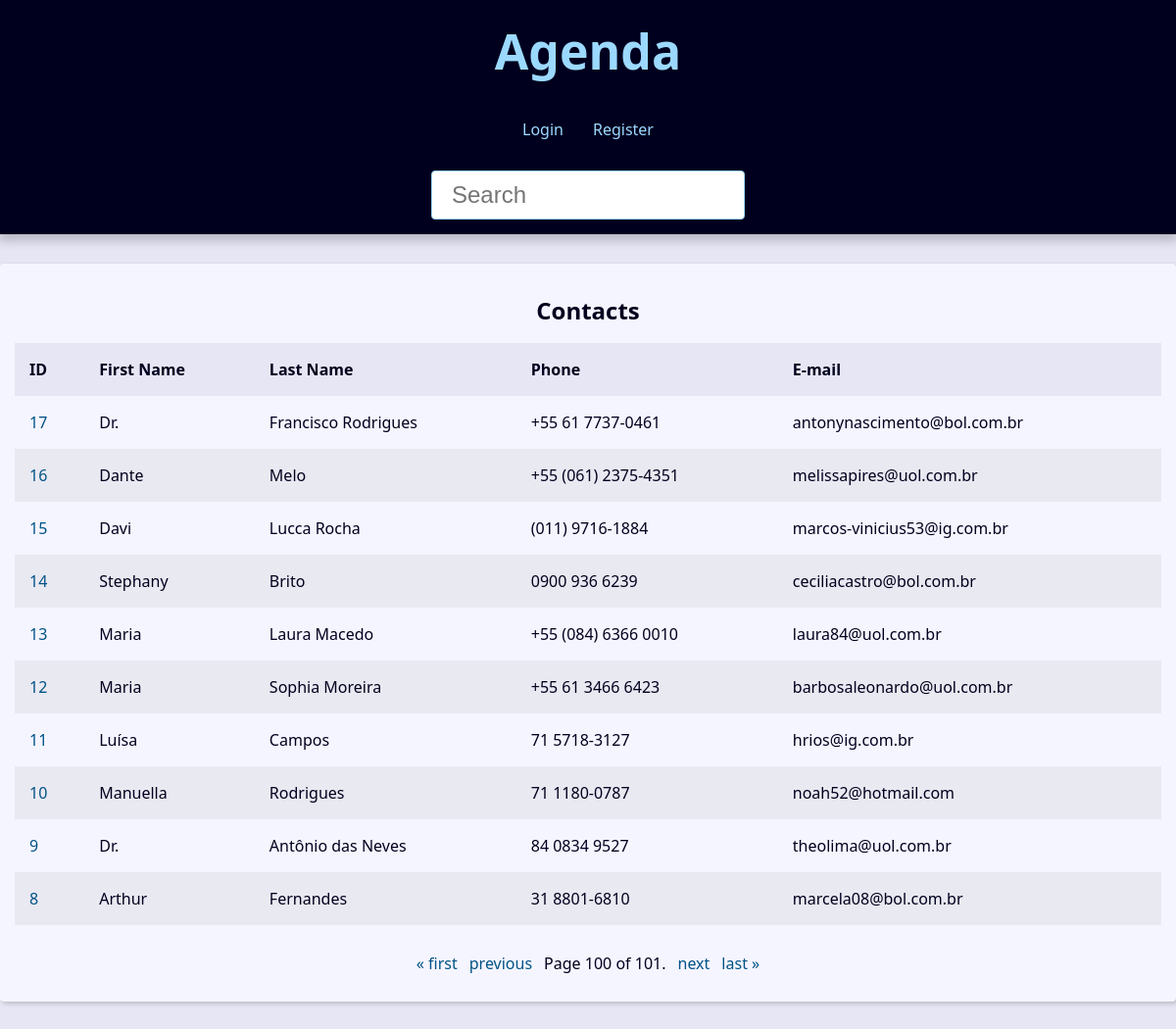
Page /?page=100&q= on the committed database.
### contact/models.py (models this page shows, shortened)
class Contact(models.Model):
    first_name = models.CharField(max_length=50)
    last_name = models.CharField(max_length=50, blank=True)
    phone = models.CharField(max_length=50)
    email = models.EmailField(max_length=254, blank=True)
    created_date = models.DateTimeField(default=timezone.now)
    description = models.TextField(blank=True)
    show = models.BooleanField(default=True)
    picture = models.ImageField(blank=True, null=True, upload_to='pictures/%Y/%m/')
    category = models.ForeignKey(
        Category,
        on_delete=models.SET_NULL,
        blank=True, null=True
    )
    owner = models.ForeignKey(
        User,
        on_delete=models.SET_NULL,
        blank=True, null=True
    )

### contact/views/contact_views.py (the view)
# urls.py: path('', views.index, name='index'),
def index(request):
    contacts = Contact.objects \
        .filter(show=True)\
        .order_by('-id')
    paginator = Paginator(contacts, 10)
    page_number = request.GET.get("page")
    page_obj = paginator.get_page(page_number)
    context = {
        'page_obj': page_obj,
        'site_title': 'Contatos - '
    }
    return render(
        request,
        'contact/index.html',
        context
    )

### contact/templates/contact/index.html (shortened to what this page needs)
{% extends 'global/base.html' %}
{% block content %}
  {% if page_obj %}
    <div class="responsive-table">
      <table class="contacts-table">
        <caption class="table-caption ">
          Contacts
        </caption>
        <thead>
          <tr class="table-row table-row-header">
            <th class="table-header">ID</th>
            <th class="table-header">First Name</th>
            <th class="table-header">Last Name</th>
            <th class="table-header">Phone</th>
            <th class="table-header">E-mail</th>
          </tr>
        </thead>
        <tbody>
          {% for contact in page_obj %}
            <tr class="table-row">
              <td class="table-cel">
                <a
                  class="table-link"
                  href="{% url 'contact:contact' contact.id %}"
                >
                  {{ contact.id }}
                </a>
              </td>
              <td class="table-cel">
                {{ contact.first_name }}
              </td>
              <td class="table-cel">
                {{ contact.last_name }}
              </td>
              <td class="table-cel">
                {{ contact.phone }}
              </td>
              <td class="table-cel">
                {{ contact.email }}
              </td>
            </tr>
          {% endfor %}
        </tbody>
      </table>
    </div>
  {% else %}
    <div class="single-contact">
      <h1 class="single-contact-name">
        Nenhum contato encontrado.
      </h1>
    </div>
  {% endif %}
{% endblock content %}

### base_static/global/css/style.css (style rules this page uses)
:root { --spacing: 1.5rem; --link-dark-color: rgb(0, 83, 134); --link-light-color: rgb(156, 217, 255); --clr-white: rgb(245, 245, 255); --clr-black: rgb(0, 0, 30); --clr-light-gray: rgb(230, 230, 245); --clr-dark-shadow-5: rgba(0, 0, 10, 5%); --clr-dark-shadow-10: rgba(0, 0, 10, 10%); --clr-dark-shadow-20: rgba(0, 0, 10, 20%); --clr-light-shadow-5: rgba(200, 200, 255, 5%); --clr-light-shadow-10: rgba(200, 200, 255, 10%); --clr-light-shadow-20: rgba(200, 200, 255, 20%); --main-page-width: 120rem; --table-min-width: 60rem; --biggest-font-size: 5rem; --bigger-font-size: 4rem; --big-font-size: 3.2rem; --medium-font-size: 2.4rem; --small-font-size: 1.6rem; --smaller-font-size: 1.4rem; --smallest-font-size: 1.2rem; --transition-fast: 300ms; --transition-medium: 600ms; --transition-slow: 1s; --default-border-radius: 4px; }
*, *::before, *::after { margin: 0; padding: 0; box-sizing: border-box; }
html { font-size: 62.5%; }
body { font-family: system-ui, -apple-system, BlinkMacSystemFont, 'Segoe UI', Roboto, Oxygen, Ubuntu, Cantarell, 'Open Sans', 'Helvetica Neue', sans-serif; line-height: 1.5; font-size: var(--small-font-size); color: var(--clr-black); -webkit-font-smoothing: antialiased; background: var(--clr-light-gray); }
.responsive-table { width: 100%; overflow-x: auto; }
.contacts-table { width: 100%; min-width: var(--table-min-width); border-collapse: collapse; }
.table-caption { font-size: var(--medium-font-size); font-weight: bold; padding: var(--spacing); }
.table-row { text-align: left; text-overflow: ellipsis; transition: background-color var(--transition-fast) ease-in-out; }
.table-row:nth-of-type(2n) { background: var(--clr-dark-shadow-5); }
.table-row-header { background: var(--clr-light-gray); color: var(--clr-black); }
.table-cel, .table-header { padding: var(--spacing); }
.table-link { color: var(--link-dark-color); transition: color var(--transition-fast) ease-in-out; text-decoration: none; }

### rows in the picture
Contact: id "17", first_name "Dr.", last_name "Francisco Rodrigues", phone "+55 61 7737-0461", email "antonynascimento@bol.com.br"
Contact: id "16", first_name "Dante", last_name "Melo", phone "+55 (061) 2375-4351", email "melissapires@uol.com.br"
Contact: id "15", first_name "Davi", last_name "Lucca Rocha", phone "(011) 9716-1884", email "marcos-vinicius53@ig.com.br"
Contact: id "14", first_name "Stephany", last_name "Brito", phone "0900 936 6239", email "ceciliacastro@bol.com.br"
Contact: id "13", first_name "Maria", last_name "Laura Macedo", phone "+55 (084) 6366 0010", email "laura84@uol.com.br"
Contact: id "12", first_name "Maria", last_name "Sophia Moreira", phone "+55 61 3466 6423", email "barbosaleonardo@uol.com.br"
Contact: id "11", first_name "Luísa", last_name "Campos", phone "71 5718-3127", email "hrios@ig.com.br"
Contact: id "10", first_name "Manuella", last_name "Rodrigues", phone "71 1180-0787", email "noah52@hotmail.com"
Contact: id "9", first_name "Dr.", last_name "Antônio das Neves", phone "84 0834 9527", email "theolima@uol.com.br"
Contact: id "8", first_name "Arthur", last_name "Fernandes", phone "31 8801-6810", email "marcela08@bol.com.br"

### other values in the picture
{{ page_obj.number }} "100"
{{ page_obj.paginator.num_pages }} "101"
